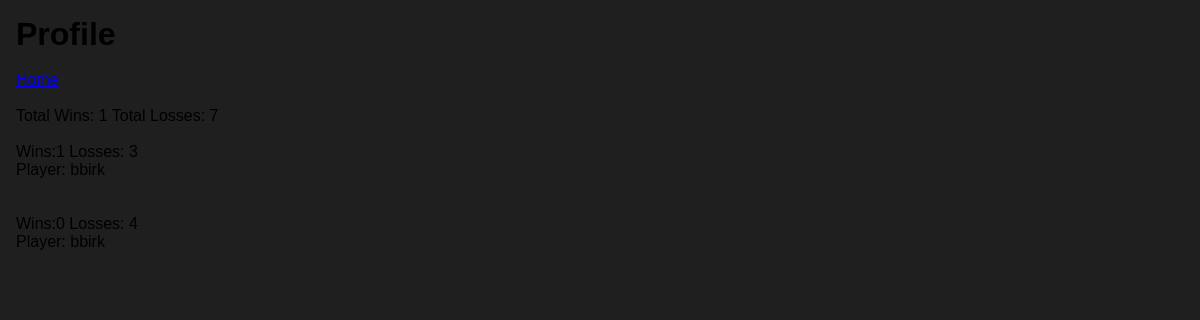
/users/bbirk/ (signed in), run on an earlier commit of the app's database.
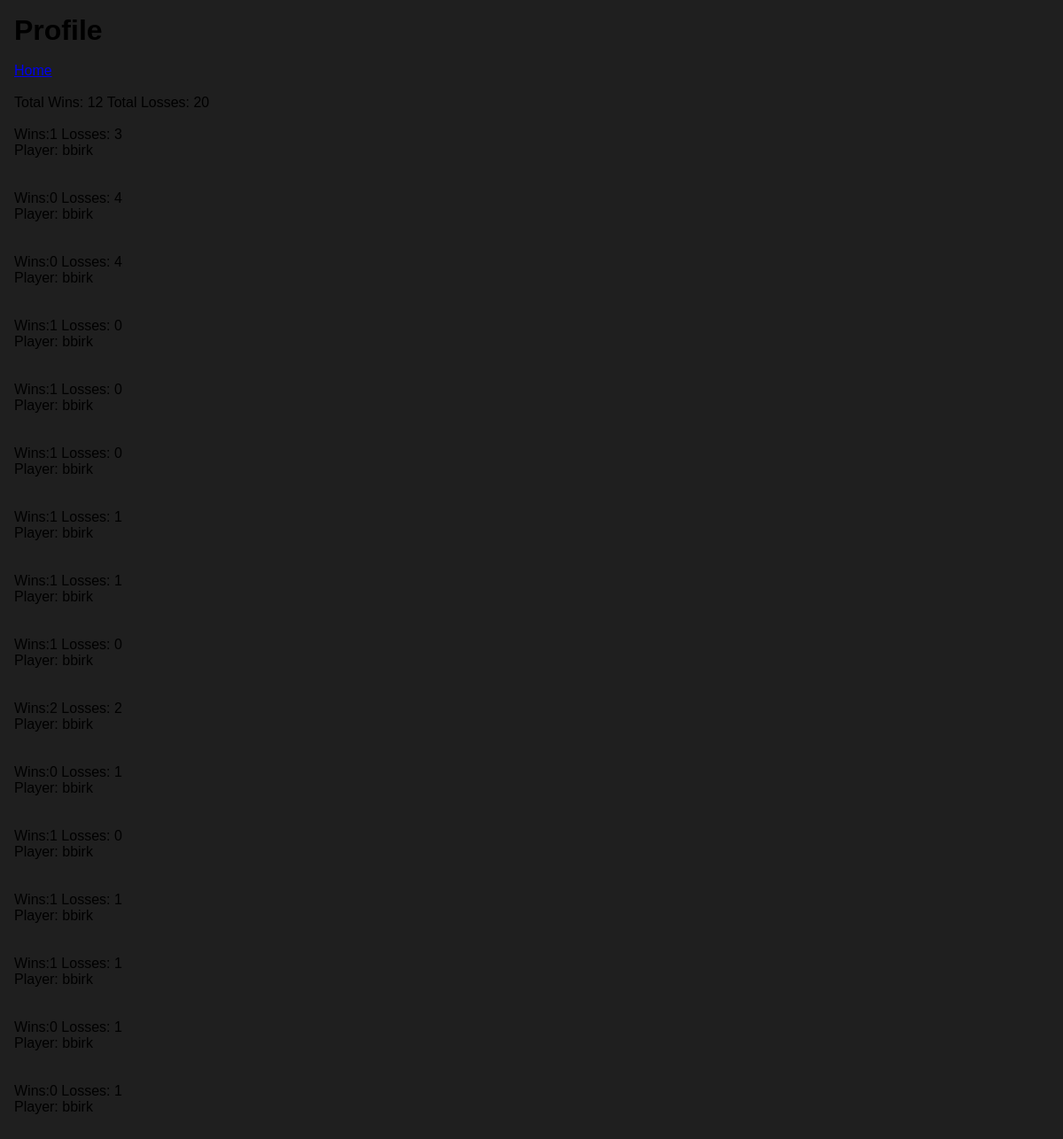
And on a later commit of the database.
### Blackjack/models.py (models this page shows, shortened)
class Session(models.Model):
    win = models.IntegerField(null=True)
    losses = models.IntegerField(null=True)
    win_streak = models.IntegerField(null=True)
    player = models.ForeignKey('auth.User', related_name='posts', on_delete=models.CASCADE)

### users/views.py (the view)
# urls.py: path('<str:username>/', views.userProfile, name='profile')
def userProfile(request, username):
    totalWins = 0
    totalLosses = 0
    user = User.objects.get(username=username)
    sessions = Session.objects.filter(player=request.user)
    print("!!!!!!!!!!!", sessions[0].win)
    for item in sessions:
        totalWins += item.win
        totalLosses += item.losses
        print("@@@@@@", item.win, item.losses)
        print("@@@@@@", totalWins, totalLosses)
    context = {
        "user":user,
        "sessions":sessions,
        "totalWins": totalWins,
        "totalLosses": totalLosses,
    }
    return render(request, 'users/profile.html', context)

### users/templates/users/profile.html (shortened to what this page needs)
{% load static %}
<!DOCTYPE html>
<html lang="en">
    <head>
        <link rel="stylesheet" href="{% static '/styles.css' %}">
    </head>
    <body>
        <div id="profile">
            <h1>Profile</h1>
            <br>
            {% if user.is_authenticated %}
                <a href="{% url 'Blackjack:myhome' %}">Home</a>
                <br><br>
                <p> Total Wins: {{totalWins}} Total Losses: {{totalLosses}}</p>
                <br>
                {% for session in sessions %}
                    <p> Wins:{{session.win}} Losses: {{session.losses}}</p>
                    <p> Player: {{session.player}} </p>
                    <br><br>
                {% endfor %}
            {% else %}
                <a href="{% url 'logout' %}">Logout</a>
            {% endif %}
        </div>
    </body>
</html>

What changed in the data, as far as the page shows it:
added Session: win "0", losses "4", player "bbirk"
added Session: win "1", losses "0", player "bbirk"
added Session: win "1", losses "0", player "bbirk"
added Session: win "1", losses "0", player "bbirk"
added Session: win "1", losses "1", player "bbirk"
added Session: win "1", losses "1", player "bbirk"
added Session: win "1", losses "0", player "bbirk"
added Session: win "2", losses "2", player "bbirk"
added Session: win "0", losses "1", player "bbirk"
added Session: win "1", losses "0", player "bbirk"
added Session: win "1", losses "1", player "bbirk"
added Session: win "1", losses "1", player "bbirk"
added Session: win "0", losses "1", player "bbirk"
added Session: win "0", losses "1", player "bbirk"
Also different on the page:
{{ totalWins }}: "1" → "12"
{{ totalLosses }}: "7" → "20"
